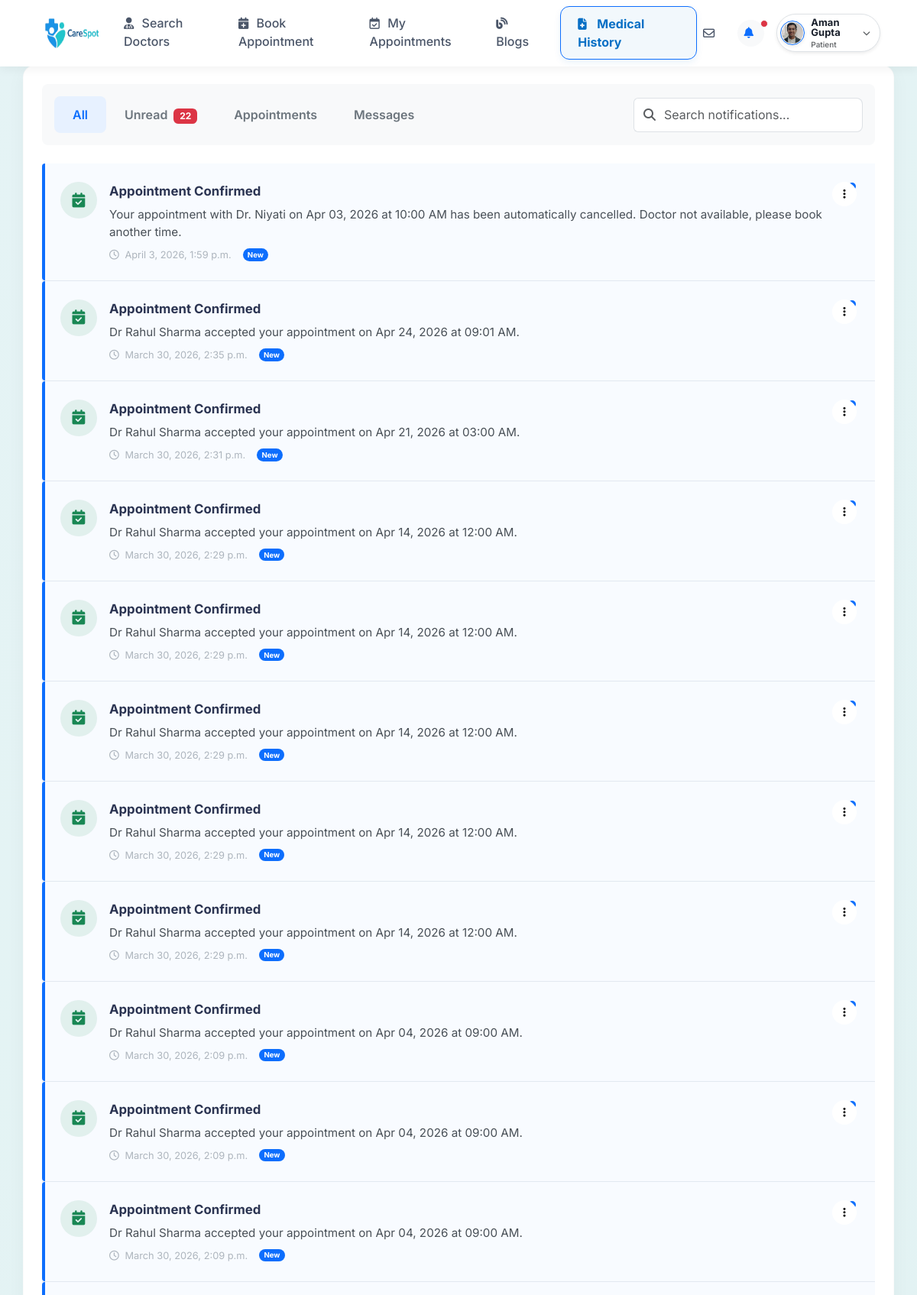
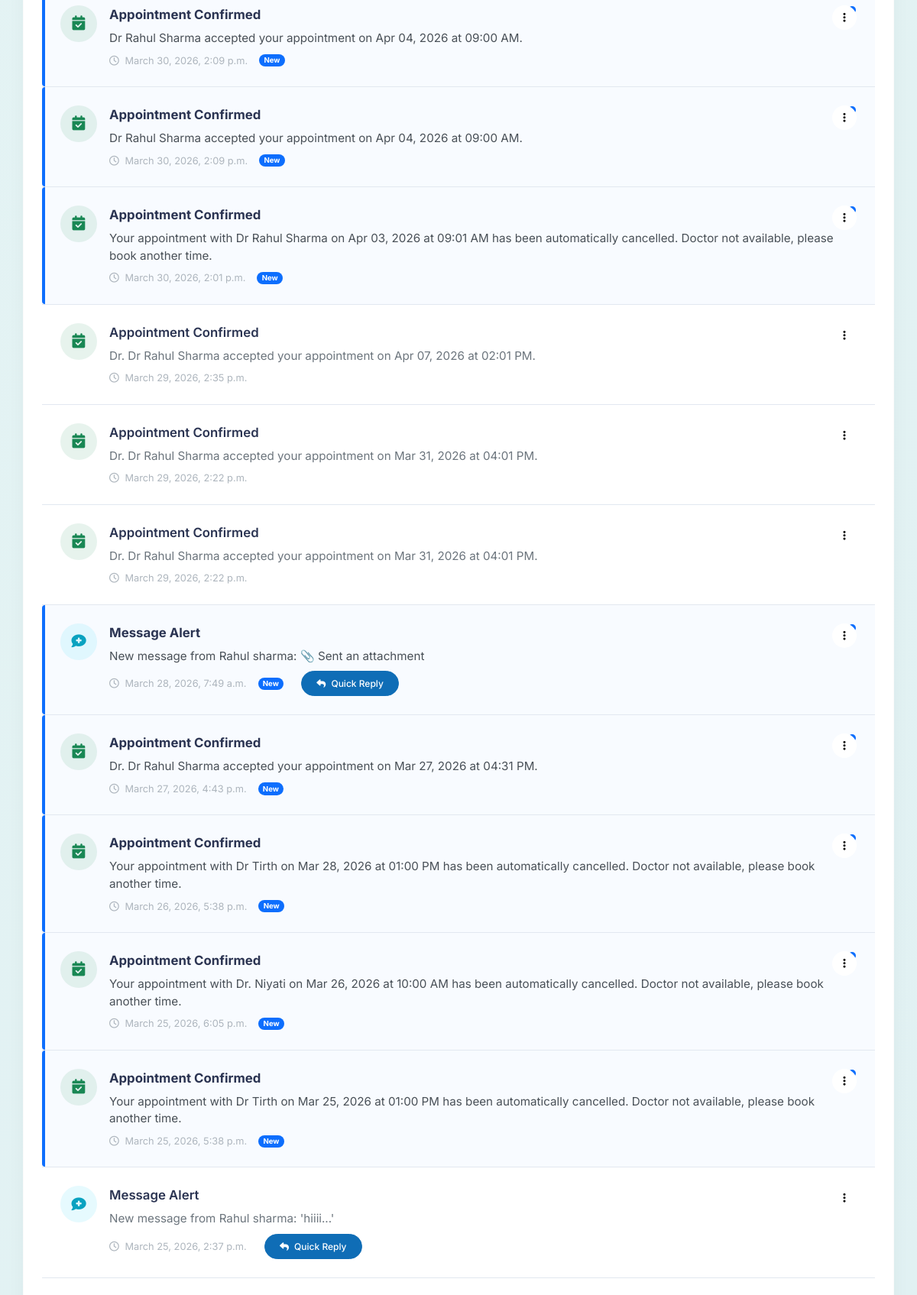
Screenshot of /patientMessages/ (signed in, upper part) with the database file from the repository (2 pictures, top to bottom).
### user/models.py (models this page shows, shortened)
class tblUser(models.Model):
    userID=models.AutoField(primary_key=True)
    userName=models.TextField(max_length=50)
    password=models.TextField(max_length=10)
    registrationDT=models.DateTimeField(auto_now_add=True)
    profilePic=models.ImageField(upload_to='images/')
    email=models.TextField(max_length=100)
    mobileNumber=models.TextField(max_length=15)
    cityID=models.ForeignKey(tblCity,on_delete=models.CASCADE)
    IsDoctor=models.BooleanField(default=False)
    last_seen=models.DateTimeField(null=True, blank=True)

class tblnotification(models.Model):
    notificationID=models.AutoField(primary_key=True)
    userID=models.ForeignKey(tblUser,on_delete=models.CASCADE)
    senderID=models.IntegerField(null=True, blank=True)
    message=models.TextField(max_length=500)
    createdDT=models.DateTimeField(auto_now_add=True)
    isRead=models.BooleanField(default=False)

### user/views.py (the view)
# urls.py: path('patientMessages/',views.patientMessages,name='patientMessages'),
def patientMessages(request):
    if 'user_id' not in request.session:
        return redirect('Login')
    user_id = request.session['user_id']
    notifications = tblnotification.objects.filter(userID=user_id).order_by('-createdDT')
    unread_count = notifications.filter(isRead=False).count()
    chats = tblchat.objects.filter(
        models.Q(senderID=user_id) | models.Q(receiverID=user_id)
    ).order_by('-createdDT')
    partner_ids = []
    for chat in chats:
        other_id = chat.senderID if chat.senderID != user_id else chat.receiverID
        if other_id not in partner_ids:
            partner_ids.append(other_id)
    partners_list = []
    for pid in partner_ids:
        p_user = tblUser.objects.filter(userID=pid).first()
        if p_user:
            last_msg = chats.filter(
                models.Q(senderID=pid, receiverID=user_id) |
                models.Q(senderID=user_id, receiverID=pid)
            ).first()
            partners_list.append({
                'user': p_user,
                'last_message': last_msg,
                'unread_count': chats.filter(senderID=pid, receiverID=user_id, isRead=False).count()
            })
    active_partner_id = request.GET.get('partner', '')
    data = {
        "user": tblUser.objects.filter(userID=user_id).first(),
        "notifications": notifications,
        "unread_count": unread_count,
        "partners": partners_list,
        "active_partner_id": active_partner_id,
    }
    return render(request, 'patient_messages_notifications.html', data)

### user/templates/patient_messages_notifications.html (shortened to what this page needs)
{% extends 'patient_base.html' %}
{% block content %}
  <div class="row g-4">
    <div class="col-lg-12">
      <div class="premium-card p-4">
        <div
          class="d-flex flex-wrap justify-content-between align-items-center mb-4 gap-3 bg-light p-3 rounded-3"
        >
          <ul class="nav nav-pills" id="notificationTabs" role="tablist">
            <li class="nav-item" role="presentation">
              <button
                class="nav-link active"
                id="all-tab"
                data-bs-toggle="pill"
                data-bs-target="#all"
                type="button"
                role="tab"
              >
                All
              </button>
            </li>
            <li class="nav-item" role="presentation">
              <button
                class="nav-link"
                id="unread-tab"
                data-bs-toggle="pill"
                data-bs-target="#unread"
                type="button"
                role="tab"
              >
                Unread
                <span class="badge bg-danger ms-1">{{ unread_count }}</span>
              </button>
            </li>
            <li class="nav-item" role="presentation">
              <button
                class="nav-link"
                id="appointments-tab"
                data-bs-toggle="pill"
                data-bs-target="#appointments"
                type="button"
                role="tab"
              >
                Appointments
              </button>
            </li>
            <li class="nav-item" role="presentation">
              <button
                class="nav-link"
                id="messages-tab"
                data-bs-toggle="pill"
                data-bs-target="#messages"
                type="button"
                role="tab"
              >
                Messages
              </button>
            </li>
          </ul>
          <div class="input-group" style="max-width: 300px">
            <span class="input-group-text bg-white border-end-0"
              ><i class="fa-solid fa-magnifying-glass text-muted"></i
            ></span>
            <input
              type="text"
              class="form-control border-start-0 ps-0"
              placeholder="Search notifications..."
            />
          </div>
        </div>
        <div class="tab-content" id="notificationTabsContent">
          <div class="tab-pane fade show active" id="all" role="tabpanel">
            <div class="notification-list">
              {% for notif in notifications %}
              <div
                class="notification-item {% if not notif.isRead %}unread{% endif %}"
              >
                <div class="d-flex gap-3">
                  <div
                    class="notif-icon {% if 'message' in notif.message|lower %}message{% elif 'rejected' in notif.message|lower %}alert{% else %}success{% endif %}"
                  >
                    {% if 'message' in notif.message|lower %}
                    <i class="fa-solid fa-comment-medical"></i>
                    {% elif 'rejected' in notif.message|lower %}
                    <i class="fa-solid fa-calendar-xmark"></i>
                    {% else %}
                    <i class="fa-solid fa-calendar-check"></i>
                    {% endif %}
                  </div>
                  <div class="flex-grow-1">
                    <div
                      class="d-flex justify-content-between align-items-start"
                    >
                      <div class="notif-title">
                        {% if 'message' in notif.message|lower %}Message Alert
                        {% elif 'rejected' in notif.message|lower %}Appointment Rejected
                        {% else %}Appointment Confirmed{% endif %}
                      </div>
                      <div class="dropdown">
                        <button
                          class="btn btn-sm btn-icon-only text-muted"
                          type="button"
                          data-bs-toggle="dropdown"
                        >
                          <i class="fa-solid fa-ellipsis-vertical"></i>
                        </button>
                      </div>
                    </div>
                    <div class="notif-desc">{{ notif.message }}</div>
                    <div class="notif-meta mt-2">
                      <span><i class="fa-regular fa-clock me-1"></i> {{ notif.createdDT }}</span>
                      {% if not notif.isRead %}
                      <span class="badge bg-primary rounded-pill">New</span>
                      {% endif %} {% if 'message' in notif.message|lower %}
                      <button
                        class="btn btn-sm btn-info text-white btn-pill ms-2"
                        style="font-size: 0.75rem"
                        onclick="openReplyModalFromNotif('{{ notif.message|escapejs }}')"
                      >
                        <i class="fa-solid fa-reply me-1"></i> Quick Reply
                      </button>
                      {% endif %}
                    </div>
                  </div>
                </div>
              </div>
              {% endfor %}
            </div>
          </div>
        </div>
      </div>
    </div>
  </div>
{% endblock %}

### user/templates/patient_base.html (shortened to what this page needs)
{% load static %}
<!doctype html>
<html lang="en">
  <head>
    <link href="{% static 'css/carespot-theme.css' %}" rel="stylesheet" />
    <link
      href="https://cdn.jsdelivr.net/npm/bootstrap@5.3.0/dist/css/bootstrap.min.css"
      rel="stylesheet"
    />
    <link
      href="https://cdnjs.cloudflare.com/ajax/libs/font-awesome/6.5.1/css/all.min.css"
      rel="stylesheet"
    />
  </head>
  <body>
    {% block header %}
    <header
      class="navbar navbar-expand-lg navbar-light top-navbar fixed-top w-100"
    >
      <div class="container-fluid px-4 px-lg-5">
        <a
          class="navbar-brand d-flex align-items-center me-0 me-sm-2"
          href="{% url 'patientDoctorsList' %}"
        >
          <img
            src="/media/images/careSpotText.png"
            alt="CareSpot"
            height="58"
            class="me-1 me-sm-2"
            style="max-width: 90px; sm:max-width: 110px;"
          />
        </a>
        <div class="collapse navbar-collapse" id="topNavbarContent">
          <ul class="navbar-nav mx-auto mb-2 mb-lg-0 gap-1">
            <li class="nav-item">
              <a class="nav-link" href="{% url 'patientDoctorsList' %}"
                ><i class="fa-solid fa-user-doctor"></i> Search Doctors</a
              >
            </li>
            <li class="nav-item">
              <a class="nav-link" href="{% url 'patientAppointments' %}"
                ><i class="fa-solid fa-calendar-plus"></i> Book Appointment</a
              >
            </li>
            <li class="nav-item">
              <a class="nav-link" href="{% url 'patientMyAppointments' %}"
                ><i class="fa-regular fa-calendar-check"></i> My Appointments</a
              >
            </li>
            <li class="nav-item">
              <a class="nav-link" href="{% url 'patientBlogs' %}">
                <i class="fa-solid fa-blog"></i> Blogs
              </a>
            </li>
            <li class="nav-item">
              <a
                class="nav-link nav-highlight"
                href="{% url 'patientMedicalHistory' %}"
                ><i class="fa-solid fa-file-medical"></i> Medical History</a
              >
            </li>
          </ul>
          <ul class="navbar-nav align-items-center gap-2 gap-sm-3 flex-row">
            <li class="nav-item">
              <a class="nav-link p-2" href="{% url 'patientMessages' %}"
                ><i class="fa-regular fa-envelope"></i
              ></a>
            </li>
            <li
              class="nav-item dropdown notification-dropdown position-relative"
            >
              <a
                class="nav-link fs-5 text-secondary p-0"
                href="#"
                id="notificationDropdownToggle"
                role="button"
                data-bs-toggle="dropdown"
                aria-expanded="false"
              >
                <div
                  class="bg-light rounded-circle d-flex align-items-center justify-content-center"
                  style="width: 35px; height: 35px"
                >
                  <i class="fa-solid fa-bell text-primary" style="font-size: 0.9rem;"></i>
                </div>
                <span
                  id="notificationDot"
                  class="position-absolute d-none top-0 start-100 translate-middle p-1 bg-danger border border-light rounded-circle"
                  style="width: 10px; height: 10px; margin-top: 5px"
                >
                </span>
              </a>
            </li>
            <li class="nav-item dropdown">
              <a
                class="nav-link d-flex align-items-center border bg-white shadow-sm transition-all"
                href="#"
                id="profileDropdown"
                role="button"
                data-bs-toggle="dropdown"
                aria-expanded="false"
                style="padding: 4px 12px 4px 4px; border-radius: 50px"
              >
                <img
                  src="{{ request.session.profilePic }}"
                  class="rounded-circle me-1 me-sm-2 object-fit-cover shadow-sm"
                  width="32"
                  height="32"
                  alt="Profile"
                  style="border: 1.5px solid var(--primary-color); padding: 1px"
                />
                <div class="d-none d-sm-flex flex-column lh-1 text-start me-2">
                  <span
                    class="fw-bold text-dark"
                    style="font-size: 13px; color: #1a202c !important"
                    >{{ request.session.user_name }}</span
                  >
                  <span class="text-muted mt-1" style="font-size: 10px"
                    >Patient</span
                  >
                </div>
                <i
                  class="fa-solid fa-chevron-down text-muted m-0 d-none d-sm-block"
                  style="font-size: 10px"
                ></i>
              </a>
            </li>
          </ul>
        </div>
      </div>
    </header>
    {% endblock %}
    <main class="main-content">
      {% block content %} {% endblock %}
    </main>
  </body>
</html>

### user/static/css/carespot-theme.css (style rules this page uses)
:root { --primary-color: #0F6DB6; --primary-dark: #0A5FA1; --secondary-color: #23B6B3; --accent-color: #3ED1C8; --background-color: #F4FAFB; --card-color: #FFFFFF; --text-color: #1E2A38; }
body { background-color: var(--background-color) !important; color: var(--text-color) !important; }
.top-navbar, .navbar { background-color: var(--card-color) !important; }
.btn-primary, .btn-secondary, .btn-success, .btn-info, .button, .btn { background-color: #0F6DB6 !important; border-color: #0F6DB6 !important; color: #ffffff !important; }
a { color: var(--primary-color); }
.text-primary { color: var(--primary-color) !important; }
.text-secondary, .text-success { color: var(--secondary-color) !important; }
.bg-primary { background-color: var(--primary-color) !important; }
.main-content, .dashboard-content-container, .dashboard-content-inner { background-color: rgba(35, 182, 179, 0.05) !important; }

### user/templates/patient_messages_notifications.html (style rules this page uses)
:root { --primary-color: #0d6efd; --secondary-color: #198754; --bg-light: #f4f7f6; --text-primary: #2b3452; --text-muted: #6c757d; --border-color: #e2e8f0; --sidebar-width: 260px; --warning-color: #ffc107; --danger-color: #dc3545; --info-color: #0dcaf0; }
.main-content { padding: 85px 30px 30px; min-height: 100vh; }
.premium-card { background: #fff; border-radius: 16px; box-shadow: 0 4px 24px rgba(0, 0, 0, 0.04); border: 1px solid rgba(0, 0, 0, 0.02); transition: transform 0.2s ease, box-shadow 0.2s ease; }
.form-control, .form-select { border-radius: 8px; border: 1px solid #dee2e6; padding: 0.6rem 1rem; }
.btn-pill { border-radius: 50px; font-weight: 500; padding: 0.4rem 1.2rem; }
.notification-item { padding: 1.5rem; border-bottom: 1px solid var(--border-color); transition: all 0.2s; position: relative; }
.notification-item.unread { background-color: #f8fbff; }
.notification-item.unread::before { content: ""; position: absolute; left: 0; top: 0; bottom: 0; width: 4px; background-color: var(--primary-color); border-radius: 4px 0 0 4px; }
.notif-icon { width: 48px; height: 48px; border-radius: 50%; display: flex; align-items: center; justify-content: center; font-size: 1.2rem; flex-shrink: 0; }
.notif-icon.success { background: rgba(25, 135, 84, 0.1); color: var(--secondary-color); }
.notif-icon.message { background: rgba(13, 202, 240, 0.1); color: #0aa2c0; }
.notif-title { font-weight: 600; color: var(--text-primary); font-size: 1.05rem; margin-bottom: 0.25rem; }
.unread .notif-title { font-weight: 700; }
.notif-desc { color: var(--text-muted); font-size: 0.95rem; margin-bottom: 0.5rem; }
.unread .notif-desc { color: #495057; }
.notif-meta { font-size: 0.8rem; color: #adb5bd; display: flex; align-items: center; gap: 15px; }
.nav-pills .nav-link { color: var(--text-muted); font-weight: 600; border-radius: 8px; padding: 0.75rem 1.5rem; transition: all 0.2s; }
.nav-pills .nav-link.active { background-color: #e7f1ff; color: var(--primary-color); }
.btn-icon-only { width: 32px; height: 32px; border-radius: 50%; display: flex; align-items: center; justify-content: center; border: none; background: white !important; color: black !important; transition: none; cursor: pointer; }

### rows the page displays
tblUser: session.user_name "Aman Gupta"
tblnotification: shows "Appointment Confirmed", message "Your appointment with Dr. Niyati on Apr 03, 2026 at 10:00 AM has been automatically cancelled. Doctor not available, please book another time.", createdDT "April 3, 2026, 1:59 p.m.", isRead "New"
tblnotification: shows "Appointment Confirmed", message "Dr Rahul Sharma accepted your appointment on Apr 24, 2026 at 09:01 AM.", createdDT "March 30, 2026, 2:35 p.m.", isRead "New"
tblnotification: shows "Appointment Confirmed", message "Dr Rahul Sharma accepted your appointment on Apr 21, 2026 at 03:00 AM.", createdDT "March 30, 2026, 2:31 p.m.", isRead "New"
tblnotification: shows "Appointment Confirmed", message "Dr Rahul Sharma accepted your appointment on Apr 14, 2026 at 12:00 AM.", createdDT "March 30, 2026, 2:29 p.m.", isRead "New"
tblnotification: shows "Appointment Confirmed", message "Dr Rahul Sharma accepted your appointment on Apr 14, 2026 at 12:00 AM.", createdDT "March 30, 2026, 2:29 p.m.", isRead "New"
tblnotification: shows "Appointment Confirmed", message "Dr Rahul Sharma accepted your appointment on Apr 14, 2026 at 12:00 AM.", createdDT "March 30, 2026, 2:29 p.m.", isRead "New"
tblnotification: shows "Appointment Confirmed", message "Dr Rahul Sharma accepted your appointment on Apr 14, 2026 at 12:00 AM.", createdDT "March 30, 2026, 2:29 p.m.", isRead "New"
tblnotification: shows "Appointment Confirmed", message "Dr Rahul Sharma accepted your appointment on Apr 14, 2026 at 12:00 AM.", createdDT "March 30, 2026, 2:29 p.m.", isRead "New"
tblnotification: shows "Appointment Confirmed", message "Dr Rahul Sharma accepted your appointment on Apr 04, 2026 at 09:00 AM.", createdDT "March 30, 2026, 2:09 p.m.", isRead "New"
tblnotification: shows "Appointment Confirmed", message "Dr Rahul Sharma accepted your appointment on Apr 04, 2026 at 09:00 AM.", createdDT "March 30, 2026, 2:09 p.m.", isRead "New"
tblnotification: shows "Appointment Confirmed", message "Dr Rahul Sharma accepted your appointment on Apr 04, 2026 at 09:00 AM.", createdDT "March 30, 2026, 2:09 p.m.", isRead "New"
tblnotification: shows "Appointment Confirmed", message "Dr Rahul Sharma accepted your appointment on Apr 04, 2026 at 09:00 AM.", createdDT "March 30, 2026, 2:09 p.m.", isRead "New"
tblnotification: shows "Appointment Confirmed", message "Dr Rahul Sharma accepted your appointment on Apr 04, 2026 at 09:00 AM.", createdDT "March 30, 2026, 2:09 p.m.", isRead "New"
tblnotification: shows "Appointment Confirmed", message "Your appointment with Dr Rahul Sharma on Apr 03, 2026 at 09:01 AM has been automatically cancelled. Doctor not available, please book another time.", createdDT "March 30, 2026, 2:01 p.m.", isRead "New"
tblnotification: shows "Appointment Confirmed", message "Dr. Dr Rahul Sharma accepted your appointment on Apr 07, 2026 at 02:01 PM.", createdDT "March 29, 2026, 2:35 p.m."
tblnotification: shows "Appointment Confirmed", message "Dr. Dr Rahul Sharma accepted your appointment on Mar 31, 2026 at 04:01 PM.", createdDT "March 29, 2026, 2:22 p.m."
tblnotification: shows "Appointment Confirmed", message "Dr. Dr Rahul Sharma accepted your appointment on Mar 31, 2026 at 04:01 PM.", createdDT "March 29, 2026, 2:22 p.m."
tblnotification: shows "Message Alert", message "New message from Rahul sharma: 📎 Sent an attachment", createdDT "March 28, 2026, 7:49 a.m.", isRead "New"
tblnotification: shows "Appointment Confirmed", message "Dr. Dr Rahul Sharma accepted your appointment on Mar 27, 2026 at 04:31 PM.", createdDT "March 27, 2026, 4:43 p.m.", isRead "New"
tblnotification: shows "Appointment Confirmed", message "Your appointment with Dr Tirth on Mar 28, 2026 at 01:00 PM has been automatically cancelled. Doctor not available, please book another time.", createdDT "March 26, 2026, 5:38 p.m.", isRead "New"
tblnotification: shows "Appointment Confirmed", message "Your appointment with Dr. Niyati on Mar 26, 2026 at 10:00 AM has been automatically cancelled. Doctor not available, please book another time.", createdDT "March 25, 2026, 6:05 p.m.", isRead "New"
tblnotification: shows "Appointment Confirmed", message "Your appointment with Dr Tirth on Mar 25, 2026 at 01:00 PM has been automatically cancelled. Doctor not available, please book another time.", createdDT "March 25, 2026, 5:38 p.m.", isRead "New"
tblnotification: shows "Message Alert", message "New message from Rahul sharma: 'hiiii...'", createdDT "March 25, 2026, 2:37 p.m."

### other values shown
{{ unread_count }} "22"
